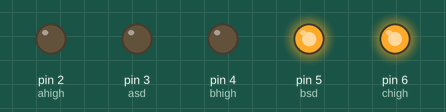
Recording of a sketch running on a simulated Arduino Uno, built with avr-gcc and run on an emulated ATmega328P. On the bench: output pins drawn as LEDs (lit = HIGH). Pins used as bus, display or sensor lines are not drawn.

Above: at 0.1 s.
Timing chart, 0 to 1.6 s (numbered marks = the images above):
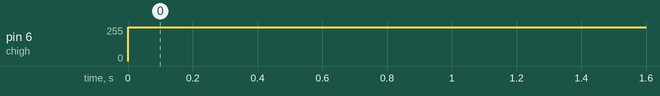

The sketch:

altmotor_pwmtest.ino
```cpp
int ahigh=2;
int asd=3;
int bhigh=4;
int bsd = 5;
int chigh = 6;//pwm
int csd = 7;
void setup() {
  // put your setup code here, to run once:
  pinMode(ahigh,OUTPUT);
  pinMode(asd,OUTPUT);
  pinMode(bhigh,OUTPUT);
  pinMode(bsd,OUTPUT);
  pinMode(chigh,OUTPUT);
  pinMode(csd,OUTPUT);

  digitalWrite(asd,LOW);
  digitalWrite(bsd,HIGH);
  digitalWrite(csd,HIGH);//shutdown c

//  digitalWrite(ahigh,HIGH);
  digitalWrite(bhigh,LOW);
}

void loop() {
  // put your main code here, to run repeatedly:
  analogWrite(chigh,254);

}
```

Measured:
- by itself, pin 6 (chigh): 0/255 → 254/255 at 0.00 s
